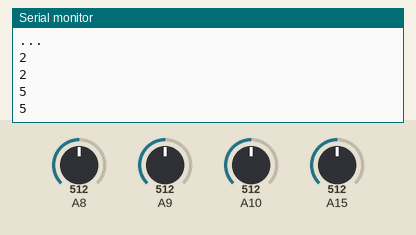
This sketch was run on a simulated Arduino Mega 2560, built with avr-gcc and run on an emulated ATmega2560. Parts: the last lines printed to the serial monitor. Inputs (shaded band) come from the test bench; at power-on: A8 = 512, A9 = 512, A15 = 512, A10 = 512.

Above: at 1.2 s.
1.3 s: A8 set to 716
At 1.9 s:
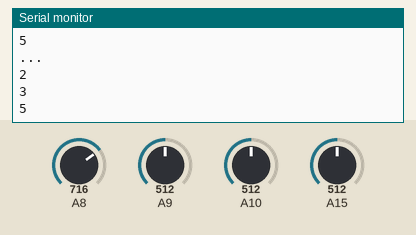
2.8 s: A9 set to 716
At 3.5 s:
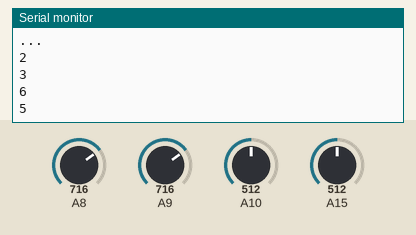
4.3 s: A15 set to 306
5.8 s: A10 set to 992
At 6.7 s:
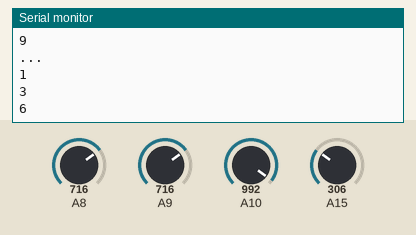
7.3 s: A8 set to 992
At 8.3 s:
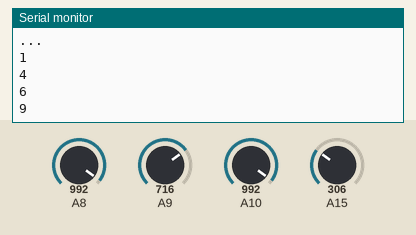
8.8 s: A15 set to 30
At 9.4 s:
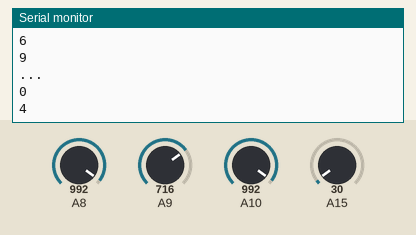
Timing chart, 0 to 11.3 s (numbered marks = the images above; inputs shaded):
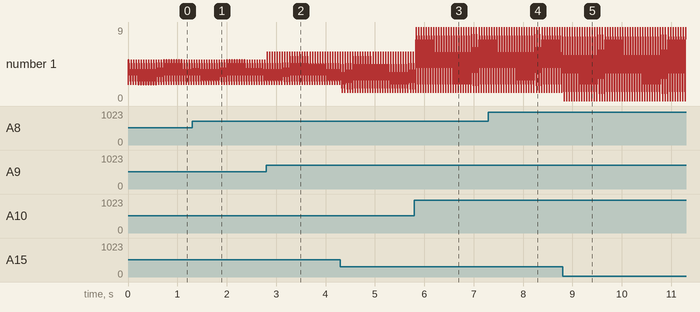

The sketch:

lecPotenciometro.ino
```cpp
int pot0;
int pot1;
int pot2;
int pot3;


void setup (){
  Serial.begin(9600);


}

void Lec(){
    int pot0 = analogRead(A10);
    int pot1 = analogRead(A15);
    int pot2 = analogRead(A8);
    int pot3 = analogRead(A9);

    int po1=map(pot1, 0, 1023, 0, 5);
    int po2=map(pot2, 0, 1023, 0, 5);
    int po3=map(pot3, 0, 1023, 0, 10);
    int po0=map(pot0, 0, 1023, 0, 10);

    Serial.println(po1);
    Serial.println(po2);
    Serial.println(po3);
    Serial.println(po0);

    delay(50);
    return po1;
    return po2;
    return po3;
    return po0;
    }

void loop (){

 Lec();
 Serial.println("...");

}
```

Measured:
- after the input at 1.3 s, the serial monitor: prints a new line at once (image 1)
- after the input at 2.8 s, the serial monitor: prints a new line at once (image 2)
- after the input at 5.8 s, the serial monitor: prints a new line at once (image 3)
- after the input at 7.3 s, the serial monitor: prints a new line after 0.06 s (image 4)
- after the input at 8.8 s, the serial monitor: prints a new line at once (image 5)
- plotted number 1: 5 → 6 after the input at 2.8 s, 5 → 9 after the input at 5.8 s
